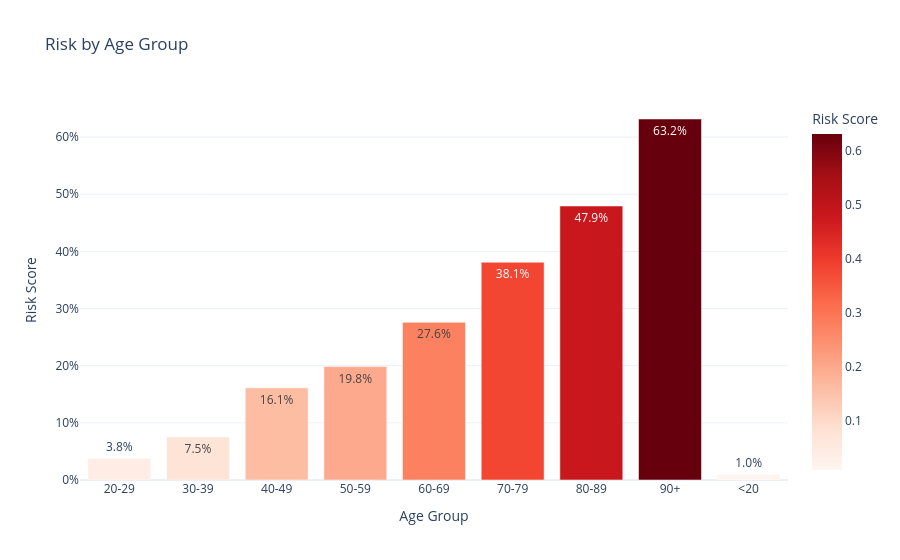

Notebook code cell kept with this figure:
### Markdown cell above
### Age Analyse

### Code cell
df_analyze['age_group'] = pd.cut(
    df_analyze['anchor_age'], 
    bins=[0, 20, 30, 40, 50, 60, 70, 80, 90, 120],  # 0-20, 20-30, ..., 90-120
    labels=['<20', '20-29', '30-39', '40-49', '50-59', '60-69', '70-79', '80-89', '90+']
)
df_analyze['age_group'] = df_analyze['age_group'].astype(str)

df_age_mean = df_analyze.groupby('age_group')['risk_score'].mean().reset_index()

fig2 = px.bar(
    df_age_mean, 
    x='age_group', 
    y='risk_score',
    text_auto='.1%',
    title='Risk by Age Group',
    labels={'risk_score': 'Risk Score', 'age_group': 'Age Group'},
    color='risk_score',
    color_continuous_scale='Reds',
    template="plotly_white"
)
fig2.update_layout(yaxis_tickformat='.0%')
fig2.show()

### Figure 1 — Plotly figure (JSON) as saved in the notebook; plotly's stock layout.template omitted (floating-point values rounded to 4 significant figures)
{"data": [{"hovertemplate": "Age Group=%{x}<br>Risk Score=%{marker.color}<extra></extra>", "legendgroup": "", "marker": {"color": [0.03768, 0.07526, 0.1614, 0.1985, 0.2758, 0.381, 0.4794, 0.6317, 0.009715], "coloraxis": "coloraxis", "pattern": {"shape": ""}}, "name": "", "orientation": "v", "showlegend": false, "textposition": "auto", "texttemplate": "%{y:.1%}", "type": "bar", "x": ["20-29", "30-39", "40-49", "50-59", "60-69", "70-79", "80-89", "90+", "<20"], "xaxis": "x", "y": [0.03768, 0.07526, 0.1614, 0.1985, 0.2758, 0.381, 0.4794, 0.6317, 0.009715], "yaxis": "y"}], "layout": {"barmode": "relative", "coloraxis": {"colorbar": {"title": {"text": "Risk Score"}}, "colorscale": [[0, "rgb(255,245,240)"], [0.125, "rgb(254,224,210)"], [0.25, "rgb(252,187,161)"], [0.375, "rgb(252,146,114)"], [0.5, "rgb(251,106,74)"], [0.625, "rgb(239,59,44)"], [0.75, "rgb(203,24,29)"], [0.875, "rgb(165,15,21)"], [1, "rgb(103,0,13)"]]}, "legend": {"tracegroupgap": 0}, "title": {"text": "Risk by Age Group"}, "xaxis": {"anchor": "y", "domain": [0, 1], "title": {"text": "Age Group"}}, "yaxis": {"anchor": "x", "domain": [0, 1], "tickformat": ".0%", "title": {"text": "Risk Score"}}}}
